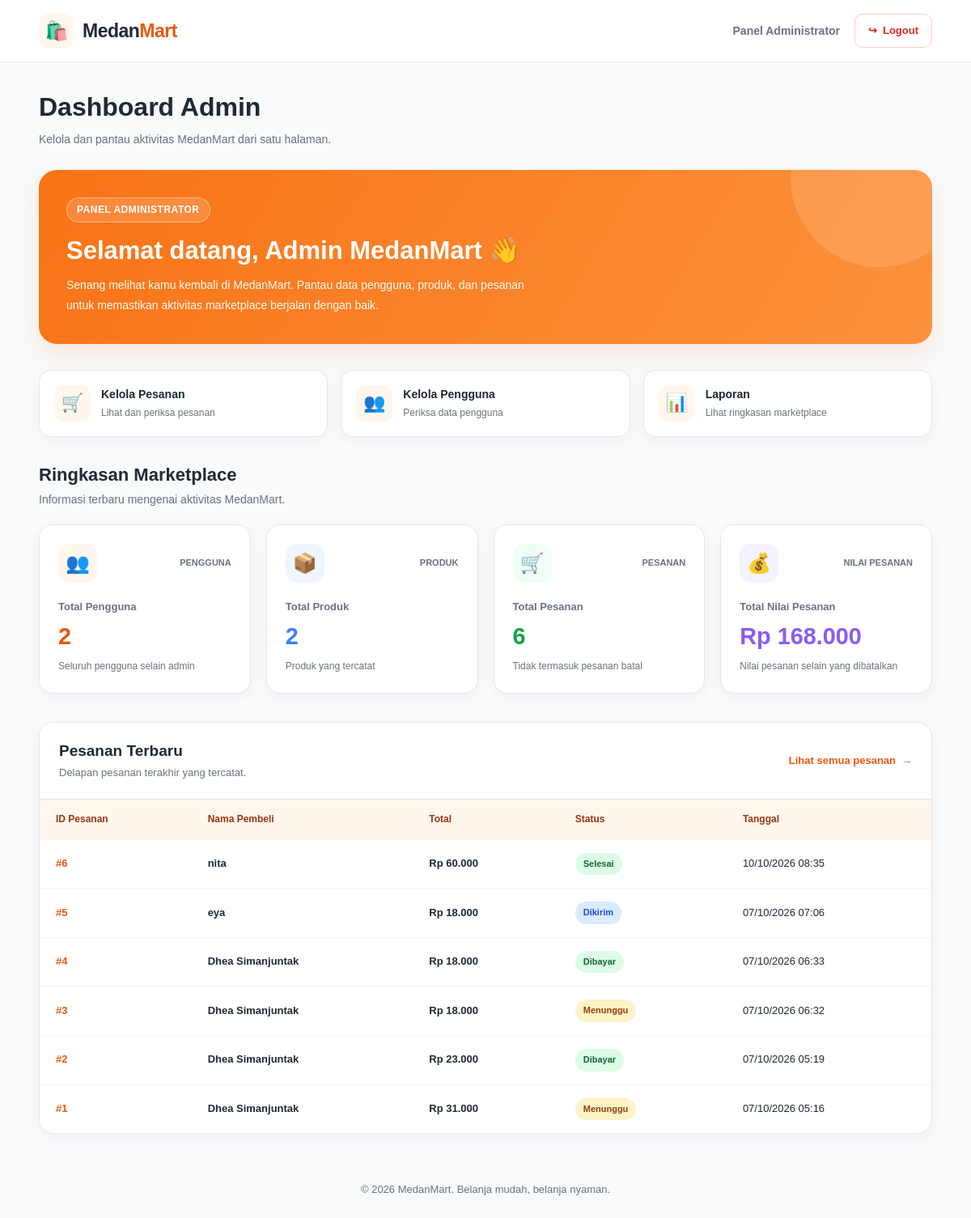
The page /admin/dashboard.php (signed in) on the database its author committed.
### tables this page shows
CREATE TABLE `orders` (
  `id` int(11) NOT NULL,
  `user_id` int(11) NOT NULL,
  `order_code` varchar(50) NOT NULL,
  `recipient_name` varchar(100) NOT NULL,
  `phone` varchar(20) NOT NULL,
  `address` text NOT NULL,
  `shipping_method` varchar(100) DEFAULT NULL,
  `shipping_cost` decimal(12,2) DEFAULT 0.00,
  `subtotal` decimal(12,2) NOT NULL,
  `total` decimal(12,2) NOT NULL,
  `payment_method` enum('transfer','qris','cod') NOT NULL,
  `payment_proof` varchar(255) DEFAULT NULL,
  `status` enum('pending','paid','shipped','completed','cancelled') NOT NULL DEFAULT 'pending',
  `created_at` timestamp NOT NULL DEFAULT current_timestamp()
);

### admin/dashboard.php (the view, shortened to what this page needs)
<?php
require_once __DIR__ . "/../config/database.php";
$adminName = $_SESSION['name'] ?? 'Admin';
function escape($value)
{
    return htmlspecialchars(
        (string) ($value ?? '-'),
        ENT_QUOTES,
        'UTF-8'
    );
}
function getTotal($conn, $sql)
{
    $result = mysqli_query($conn, $sql);
    $row = mysqli_fetch_assoc($result);
    return $row['total'] ?? 0;
}
function rupiah($angka)
{
    return 'Rp ' . number_format(
        (float) $angka,
        0,
        ',',
        '.'
    );
}
function statusLabel($status)
{
    $status = strtolower(trim((string) $status));
    $labels = [
        'pending'    => 'Menunggu',
        'waiting'    => 'Menunggu',
        'paid'       => 'Dibayar',
        'processing' => 'Diproses',
        'shipped'    => 'Dikirim',
        'completed'  => 'Selesai',
        'delivered'  => 'Sampai',
        'cancelled'  => 'Dibatalkan',
        'canceled'   => 'Dibatalkan'
    ];
    return $labels[$status] ?? ucfirst($status ?: 'Belum ada status');
}
function statusClass($status)
{
    $status = strtolower(trim((string) $status));
    if (in_array($status, ['paid', 'completed', 'delivered'])) {
        return 'success';
    }
    if (in_array($status, ['shipped', 'processing'])) {
        return 'info';
    }
    return 'warning';
}
$totalPengguna = getTotal(
    $conn,
    "SELECT COUNT(*) AS total
     FROM users
     WHERE role != 'admin'"
);
$totalProduk = getTotal(
    $conn,
    "SELECT COUNT(*) AS total
     FROM products"
);
$totalPesanan = getTotal(
    $conn,
    "SELECT COUNT(*) AS total
     FROM orders
     WHERE LOWER(status) NOT IN ('cancelled', 'canceled')"
);
$totalPenjualan = getTotal(
    $conn,
    "SELECT COALESCE(SUM(total), 0) AS total
     FROM orders
     WHERE LOWER(status) NOT IN ('cancelled', 'canceled')"
);
$pesananTerbaru = [];
$queryPesanan = mysqli_query(
    $conn,
    "SELECT
        id,
        recipient_name AS buyer_name,
        total,
        status,
        created_at
     FROM orders
     ORDER BY created_at DESC
     LIMIT 8"
);
if ($queryPesanan) {
    while ($row = mysqli_fetch_assoc($queryPesanan)) {
        $pesananTerbaru[] = $row;
    }
}
?>
<!DOCTYPE html>
<html lang="id">
<head>
</head>
<body>
    <header class="navbar">
        <div class="navbar-inner">
            <a href="dashboard.php" class="brand"
               aria-label="MedanMart Dashboard">
                <span class="brand-icon">🛍️</span>
                <span class="brand-name">
                    Medan<span>Mart</span>
                </span>
            </a>
            <div class="nav-right">
                <span class="admin-label">
                    Panel Administrator
                </span>
                <a href="../logout.php" class="logout">
                    <span aria-hidden="true">↪</span>
                    Logout
                </a>
            </div>
        </div>
    </header>
    <main class="container">
        <section class="page-heading">
            <h1>Dashboard Admin</h1>
            <p>
                Kelola dan pantau aktivitas MedanMart dari satu halaman.
            </p>
        </section>
        <section class="welcome">
            <div class="welcome-content">
                <span class="welcome-label">
                    PANEL ADMINISTRATOR
                </span>
                <h2>
                    Selamat datang,
                    <?= escape($adminName); ?> 👋
                </h2>
                <p>
                    Senang melihat kamu kembali di MedanMart.
                    Pantau data pengguna, produk, dan pesanan
                    untuk memastikan aktivitas marketplace berjalan
                    dengan baik.
                </p>
            </div>
        </section>
        <section class="quick-links" aria-label="Menu administrasi">
            <a href="orders.php" class="quick-link">
                <div class="quick-icon" aria-hidden="true">🛒</div>
                <div>
                    <h3>Kelola Pesanan</h3>
                    <p>Lihat dan periksa pesanan</p>
                </div>
            </a>
            <a href="users.php" class="quick-link">
                <div class="quick-icon" aria-hidden="true">👥</div>
                <div>
                    <h3>Kelola Pengguna</h3>
                    <p>Periksa data pengguna</p>
                </div>
            </a>
            <a href="reports.php" class="quick-link">
                <div class="quick-icon" aria-hidden="true">📊</div>
                <div>
                    <h3>Laporan</h3>
                    <p>Lihat ringkasan marketplace</p>
                </div>
            </a>
        </section>
        <section aria-labelledby="statistics-title">
            <div class="section-heading">
                <h2 id="statistics-title">Ringkasan Marketplace</h2>
                <p>
                    Informasi terbaru mengenai aktivitas MedanMart.
                </p>
            </div>
            <div class="stats">
                <article class="stat-card stat-orange">
                    <div class="stat-top">
                        <div class="stat-icon" aria-hidden="true">👥</div>
                        <span class="stat-tag">PENGGUNA</span>
                    </div>
                    <h3>Total Pengguna</h3>
                    <div class="stat-value">
                        <?= number_format((int) $totalPengguna, 0, ',', '.'); ?>
                    </div>
                    <p class="stat-description">
                        Seluruh pengguna selain admin
                    </p>
                </article>
                <article class="stat-card stat-blue">
                    <div class="stat-top">
                        <div class="stat-icon" aria-hidden="true">📦</div>
                        <span class="stat-tag">PRODUK</span>
                    </div>
                    <h3>Total Produk</h3>
                    <div class="stat-value">
                        <?= number_format((int) $totalProduk, 0, ',', '.'); ?>
                    </div>
                    <p class="stat-description">
                        Produk yang tercatat
                    </p>
                </article>
                <article class="stat-card stat-green">
                    <div class="stat-top">
                        <div class="stat-icon" aria-hidden="true">🛒</div>
                        <span class="stat-tag">PESANAN</span>
                    </div>
                    <h3>Total Pesanan</h3>
                    <div class="stat-value">
                        <?= number_format((int) $totalPesanan, 0, ',', '.'); ?>
                    </div>
                    <p class="stat-description">
                        Tidak termasuk pesanan batal
                    </p>
                </article>
                <article class="stat-card stat-purple">
                    <div class="stat-top">
                        <div class="stat-icon" aria-hidden="true">💰</div>
                        <span class="stat-tag">NILAI PESANAN</span>
                    </div>
                    <h3>Total Nilai Pesanan</h3>
                    <div class="stat-value">
                        <?= rupiah($totalPenjualan); ?>
                    </div>
                    <p class="stat-description">
                        Nilai pesanan selain yang dibatalkan
                    </p>
                </article>
            </div>
        </section>
        <section aria-labelledby="orders-title">
            <div class="table-card">
                <div class="table-header">
                    <div>
                        <h2 id="orders-title">Pesanan Terbaru</h2>
                        <p>
                            Delapan pesanan terakhir yang tercatat.
                        </p>
                    </div>
                    <a href="orders.php" class="view-all">
                        Lihat semua pesanan <span aria-hidden="true">→</span>
                    </a>
                </div>
                <div class="table-wrapper">
                    <table>
                        <thead>
                            <tr>
                                <th>ID Pesanan</th>
                                <th>Nama Pembeli</th>
                                <th>Total</th>
                                <th>Status</th>
                                <th>Tanggal</th>
                            </tr>
                        </thead>
                        <tbody>
                            <?php if (!empty($pesananTerbaru)): ?>
                                <?php foreach ($pesananTerbaru as $pesanan): ?>
                                    <tr>
                                        <td class="order-id">
                                            #<?= escape($pesanan['id']); ?>
                                        </td>
                                        <td class="buyer-name">
                                            <?= escape($pesanan['buyer_name'] ?? '-'); ?>
                                        </td>
                                        <td class="amount">
                                            <?= rupiah($pesanan['total'] ?? 0); ?>
                                        </td>
                                        <td>
                                            <span class="status status-<?= escape(statusClass($pesanan['status'] ?? '')); ?>">
                                                <?= escape(statusLabel($pesanan['status'] ?? '')); ?>
                                            </span>
                                        </td>
                                        <td>
                                            <?php
                                            $tanggal = $pesanan['created_at'] ?? '';
                                            if (
                                                $tanggal !== '' &&
                                                strtotime($tanggal) !== false
                                            ) {
                                                echo escape(
                                                    date('d/m/Y H:i', strtotime($tanggal))
                                                );
                                            } else {
                                                echo '-';
                                            }
                                            ?>
                                        </td>
                                    </tr>
                                <?php endforeach; ?>
                            <?php endif; ?>
                        </tbody>
                    </table>
                </div>
            </div>
        </section>
    </main>
    <footer class="footer">
        &copy; <?= date('Y'); ?> MedanMart.
        Belanja mudah, belanja nyaman.
    </footer>
</body>
</html>

### rows shown on the page
orders: id "6", recipient_name "nita", total "Rp 60.000", status "Selesai", created_at "10/10/2026 08:35"
orders: id "5", recipient_name "eya", total "Rp 18.000", status "Dikirim", created_at "07/10/2026 07:06"
orders: id "4", recipient_name "Dhea Simanjuntak", total "Rp 18.000", status "Dibayar", created_at "07/10/2026 06:33"
orders: id "3", recipient_name "Dhea Simanjuntak", total "Rp 18.000", status "Menunggu", created_at "07/10/2026 06:32"
orders: id "2", recipient_name "Dhea Simanjuntak", total "Rp 23.000", status "Dibayar", created_at "07/10/2026 05:19"
orders: id "1", recipient_name "Dhea Simanjuntak", total "Rp 31.000", status "Menunggu", created_at "07/10/2026 05:16"

### other values the page prints
$adminName "Admin MedanMart"
$totalPengguna "2"
$totalProduk "2"
$totalPesanan "6"
rupiah($totalPenjualan) "Rp 168.000"
